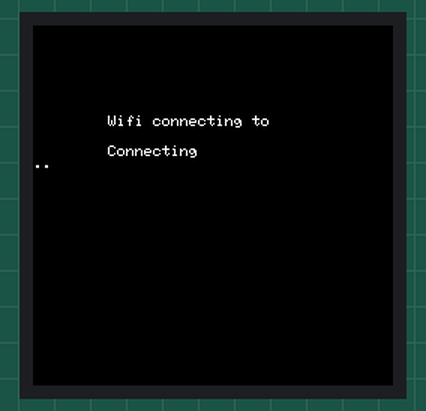
Recording of a sketch running on a simulated ESP32. Shown: 240×240 colour display. WiFi joins after 1.5 s; servers stay silent unless stated; the local clock reads 2024-03-15 10:24:30 at power-on unless the sketch sets it; what the sketch prints to the serial monitor is not drawn.

Above: at 1.2 s.
At 1.8 s:
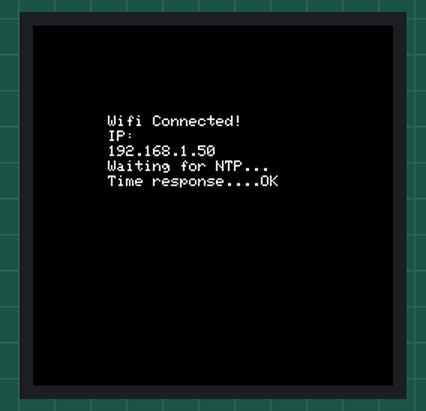
At 3.1 s:
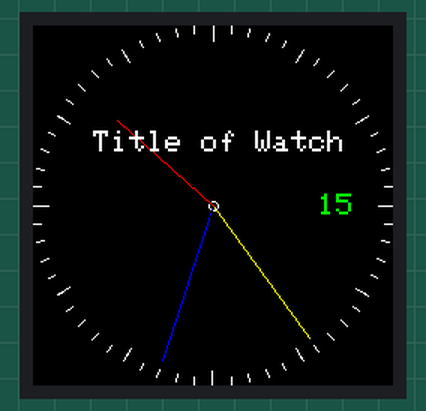
At 11.1 s:
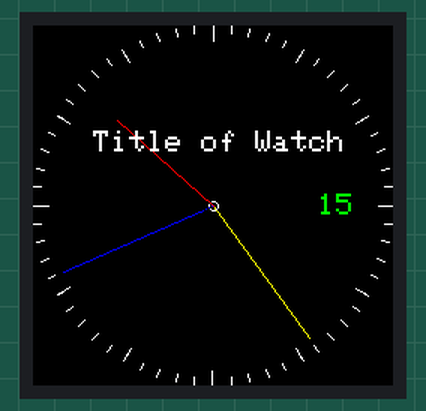
At 20.1 s:
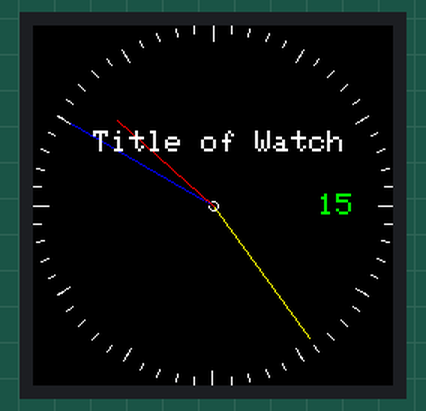
At 38.1 s:
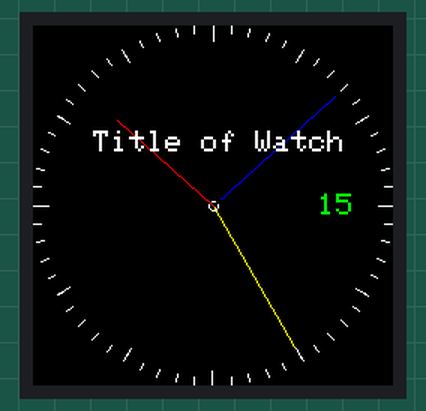

The sketch:

analogwatch.ino
```cpp
#include<time.h>
#include <Arduino_GFX_Library.h>
#include <WiFi.h>
#include "secrets.h"


/*!!!ESP32 to GC9A01 wiring!!!
  ESP32 GND => GC9A01 GND
  ESP32 VCC => GC9A01 VCC (ensure using 3.3V only!)
  ESP32 GPIO18 => GC9A01 SCL
  ESP32 GPIO23 => GC9A01 SDA
  ESP32 GPIO33 => GC9A01 RES
  ESP32 GPIO27 => GC9A01 DC
  ESP32 GPIO05 => GC9A01 CS
  ESP32 GPIO22 => GC9A01 BLK

  If you are using other wiring or other device ensure you use the right SPI parameters
*/

#define TFT_CS 5
#define TFT_DC 27
#define TFT_RST 33
#define TFT_BL 22

#define TIMECIRCLECOLOR WHITE
#define TIMETICKTHICKINDICATORCOLOR WHITE
#define TIMETICKTHININDICATORCOLOR WHITE
#define HOURCURSORCOLOR RED
#define MINUTECURSORCOLOR YELLOW
#define SECONDCURSORCOLOR BLUE
#define DAYINDICATORTEXTCOLOR GREEN
#define TITLETEXTCOLOR WHITE

//round display resolution = 240x240
#define CENTERPOSITION_X 120
#define CENTERPOSITION_Y 120

// ESP32 hardware SPI, more customizable parameters
Arduino_DataBus *bus = new Arduino_ESP32SPI(TFT_DC, TFT_CS, 18 /* SCK */, 23 /* MOSI */, -1 /* MISO */, VSPI /* spi_num */);

// GC9A01 IPS LCD 240x240
Arduino_GC9A01 *gfx = new Arduino_GC9A01(bus, TFT_RST, 0 /* rotation */, true /* IPS */);

int timezone = 1 * 3600; //GMT+1 if you are in a different time zone adapt accordingly
int dst = 0; //Wintertime
float anglemin=-1.0;
float anglehour=-1.0;

float ConvertDegreesToRadians(float angle)
{
  return angle/57.29577951;
}

void setup(void)
{
    gfx->begin();
    //clearscreen
    gfx->fillScreen(BLACK);

    Serial.begin(115200);

    gfx->setTextSize(1);
    gfx->setTextColor(WHITE);

    gfx->setCursor(50,60);
    gfx->println("Wifi connecting to ");
    gfx->setCursor(50,70);
    gfx->println( ssid );

    WiFi.begin(ssid,password);
    gfx->setCursor(50,80);
    gfx->println("Connecting");

    while( WiFi.status() != WL_CONNECTED )
    {
      delay(500);
      gfx->print(".");

    }

    gfx->fillScreen(BLACK);
    gfx->setCursor(50,60);
    gfx->println("Wifi Connected!");
    gfx->setCursor(50,70);
    gfx->print("IP:");
    gfx->setCursor(50,80);
    gfx->println(WiFi.localIP() );


    configTime(timezone, dst, "pool.ntp.org","time.nist.gov");
    gfx->setCursor(50,90);
    gfx->println("Waiting for NTP...");

    while(!time(nullptr))
    {
      Serial.print("*");
      delay(1000);
    }

    gfx->setCursor(50,100);
    gfx->println("Time response....OK");
    delay(1000);

    //clearscreen
    gfx->fillScreen(BLACK);
}

void loop()
{
    time_t now = time(nullptr);
    struct tm* p_tm = localtime(&now);
    int r = 120;

    //draw the mid circle
    gfx->drawCircle(120, 120, 3, TIMECIRCLECOLOR);


    //draw the big time tick indicators
    for( int z=0; z < 360;z= z + 30 )
    {
      //Begin at 0° and stop at 360°
      float angle = z;

      angle=(angle/57.29577951) ; //Convert degrees to radians
      int x2=(120+(sin(angle)*r));
      int y2=(120-(cos(angle)*r));
      int x3=(120+(sin(angle)*(r-10)));
      int y3=(120-(cos(angle)*(r-10)));
      gfx->drawLine(x2,y2,x3,y3,TIMETICKTHICKINDICATORCOLOR);

    }

    //draw the thin time tick indicators
    for( int z=0; z < 360;z= z + 6 )
    {
      //Begin at 0° and stop at 360°
      float angle = z;

      angle=(angle/57.29577951) ; //Convert degrees to radians
      int x2=(120+(sin(angle)*r));
      int y2=(120-(cos(angle)*r));
      int x3=(120+(sin(angle)*(r-5)));
      int y3=(120-(cos(angle)*(r-5)));
      gfx->drawLine(x2,y2,x3,y3,TIMETICKTHININDICATORCOLOR);

    }
    // display second hand
    float anglesec = p_tm->tm_sec*6 ;
    anglesec=ConvertDegreesToRadians(anglesec);
    int x3=(120+(sin(anglesec)*(r-11)));
    int y3=(120-(cos(anglesec)*(r-11)));
    gfx->drawLine(120,120,x3,y3,SECONDCURSORCOLOR);

    float beforeanglesec = (p_tm->tm_sec-1)*6 ;
    beforeanglesec=ConvertDegreesToRadians(beforeanglesec);
    x3=(120+(sin(beforeanglesec)*(r-11)));
    y3=(120-(cos(beforeanglesec)*(r-11)));
    gfx->drawLine(120,120,x3,y3,BLACK);


    // **** display minute cursor ***

    if(p_tm->tm_sec==0)
    {
      if(anglemin!=-1.0)
      {//remove old hour indicator by setting to the same color than the screen
          x3=(120+(sin(anglemin)*(r-11)));
          y3=(120-(cos(anglemin)*(r-11)));
          gfx->drawLine(120,120,x3,y3,BLACK);
      }
    }

    anglemin = p_tm->tm_min * 6 ;
    anglemin=ConvertDegreesToRadians(anglemin);
    x3=(120+(sin(anglemin)*(r-11)));
    y3=(120-(cos(anglemin)*(r-11)));
    gfx->drawLine(120,120,x3,y3,MINUTECURSORCOLOR);

    Serial.println(p_tm->tm_sec);

    // **** display hour cursor ***

    if(p_tm->tm_min==0)
    {
        if(anglehour!=-1.0)
        {//remove old hour indicator by setting to the same color than the screen
            x3=(120+(sin(anglehour)*(r-35)));
            y3=(120-(cos(anglehour)*(r-35)));
            gfx->drawLine(120,120,x3,y3,BLACK);
        }
    }

    anglehour = p_tm->tm_hour * 30 + int((p_tm->tm_min / 12) * 6 );
    anglehour=ConvertDegreesToRadians(anglehour);
    x3=(120+(sin(anglehour)*(r-35)));
    y3=(120-(cos(anglehour)*(r-35)));
    gfx->drawLine(120,120,x3,y3,HOURCURSORCOLOR);

    gfx->setTextColor(DAYINDICATORTEXTCOLOR);
    gfx->setTextSize(2);
    gfx->setCursor(120+70,112);
    gfx->print(p_tm->tm_mday);

    #ifdef TITLETEXTCOLOR
      gfx->setTextColor(TITLETEXTCOLOR);
      gfx->setTextSize(2);
      gfx->setCursor(120-80,70);
      gfx->print("Title of Watch");
    #endif

    delay(100);
}
```

secrets.h
```cpp
const char* ssid = ""; //your ssid
const char* password = ""; //your password
```

Measured:
- what the display in image 0 shows lasts 0.5 s, from 1.2 s to 1.7 s
- what the display in image 1 shows lasts 1.0 s, from 1.7 s to 2.7 s
